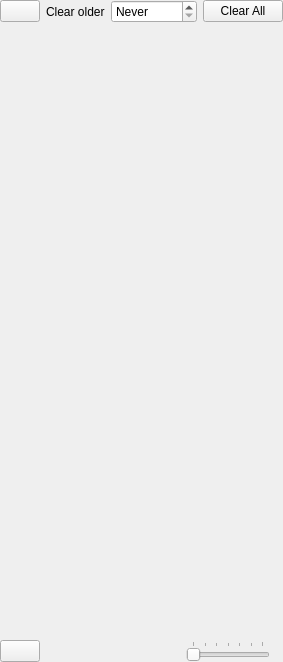
<?xml version="1.0" encoding="UTF-8"?>
<ui version="4.0">
 <class>BandmapWidget</class>
 <widget class="QWidget" name="BandmapWidget">
  <property name="geometry">
   <rect>
    <x>0</x>
    <y>0</y>
    <width>283</width>
    <height>662</height>
   </rect>
  </property>
  <property name="minimumSize">
   <size>
    <width>250</width>
    <height>0</height>
   </size>
  </property>
  <property name="windowTitle">
   <string>Form</string>
  </property>
  <layout class="QVBoxLayout" name="verticalLayout">
   <property name="leftMargin">
    <number>0</number>
   </property>
   <property name="topMargin">
    <number>0</number>
   </property>
   <property name="rightMargin">
    <number>0</number>
   </property>
   <property name="bottomMargin">
    <number>0</number>
   </property>
   <item>
    <widget class="QWidget" name="bottomRow" native="true">
     <layout class="QHBoxLayout" name="bottomRow2">
      <property name="leftMargin">
       <number>0</number>
      </property>
      <property name="topMargin">
       <number>0</number>
      </property>
      <property name="rightMargin">
       <number>0</number>
      </property>
      <property name="bottomMargin">
       <number>0</number>
      </property>
      <item>
       <widget class="QPushButton" name="newBandmapButton">
        <property name="focusPolicy">
         <enum>Qt::ClickFocus</enum>
        </property>
        <property name="toolTip">
         <string>Create an additional Bandmap Window</string>
        </property>
        <property name="text">
         <string notr="true"/>
        </property>
        <property name="icon">
         <iconset resource="../res/icons/icons.qrc">
          <normaloff>:/icons/new-window.svg</normaloff>:/icons/new-window.svg</iconset>
        </property>
       </widget>
      </item>
      <item>
       <spacer name="horizontalSpacer">
        <property name="orientation">
         <enum>Qt::Horizontal</enum>
        </property>
        <property name="sizeHint" stdset="0">
         <size>
          <width>40</width>
          <height>20</height>
         </size>
        </property>
       </spacer>
      </item>
      <item>
       <widget class="QLabel" name="clearSpotOlderLabel">
        <property name="text">
         <string>Clear older</string>
        </property>
       </widget>
      </item>
      <item>
       <widget class="QSpinBox" name="clearSpotOlderSpin">
        <property name="sizePolicy">
         <sizepolicy hsizetype="Minimum" vsizetype="Fixed">
          <horstretch>0</horstretch>
          <verstretch>0</verstretch>
         </sizepolicy>
        </property>
        <property name="focusPolicy">
         <enum>Qt::ClickFocus</enum>
        </property>
        <property name="toolTip">
         <string/>
        </property>
        <property name="specialValueText">
         <string>Never</string>
        </property>
        <property name="suffix">
         <string> min(s)</string>
        </property>
        <property name="maximum">
         <number>9999</number>
        </property>
       </widget>
      </item>
      <item>
       <widget class="QPushButton" name="clearAllButton">
        <property name="focusPolicy">
         <enum>Qt::ClickFocus</enum>
        </property>
        <property name="text">
         <string>Clear All</string>
        </property>
       </widget>
      </item>
     </layout>
    </widget>
   </item>
   <item>
    <widget class="QScrollArea" name="scrollArea">
     <property name="focusPolicy">
      <enum>Qt::ClickFocus</enum>
     </property>
     <property name="frameShape">
      <enum>QFrame::NoFrame</enum>
     </property>
     <property name="frameShadow">
      <enum>QFrame::Plain</enum>
     </property>
     <property name="midLineWidth">
      <number>-3</number>
     </property>
     <property name="widgetResizable">
      <bool>true</bool>
     </property>
     <widget class="QWidget" name="scrollAreaWidgetContents">
      <property name="geometry">
       <rect>
        <x>0</x>
        <y>0</y>
        <width>283</width>
        <height>590</height>
       </rect>
      </property>
      <property name="sizePolicy">
       <sizepolicy hsizetype="Minimum" vsizetype="Minimum">
        <horstretch>0</horstretch>
        <verstretch>0</verstretch>
       </sizepolicy>
      </property>
      <layout class="QVBoxLayout" name="verticalLayout_2">
       <property name="spacing">
        <number>0</number>
       </property>
       <property name="leftMargin">
        <number>0</number>
       </property>
       <property name="topMargin">
        <number>0</number>
       </property>
       <property name="rightMargin">
        <number>0</number>
       </property>
       <property name="bottomMargin">
        <number>0</number>
       </property>
       <item>
        <widget class="QGraphicsView" name="graphicsView">
         <property name="sizePolicy">
          <sizepolicy hsizetype="Minimum" vsizetype="Minimum">
           <horstretch>0</horstretch>
           <verstretch>0</verstretch>
          </sizepolicy>
         </property>
         <property name="focusPolicy">
          <enum>Qt::ClickFocus</enum>
         </property>
         <property name="contextMenuPolicy">
          <enum>Qt::CustomContextMenu</enum>
         </property>
         <property name="styleSheet">
          <string notr="true">QWidget{background: transparent}</string>
         </property>
         <property name="frameShape">
          <enum>QFrame::NoFrame</enum>
         </property>
         <property name="verticalScrollBarPolicy">
          <enum>Qt::ScrollBarAsNeeded</enum>
         </property>
         <property name="horizontalScrollBarPolicy">
          <enum>Qt::ScrollBarAsNeeded</enum>
         </property>
         <property name="sizeAdjustPolicy">
          <enum>QAbstractScrollArea::AdjustIgnored</enum>
         </property>
        </widget>
       </item>
      </layout>
     </widget>
    </widget>
   </item>
   <item>
    <layout class="QHBoxLayout" name="horizontalLayout">
     <item>
      <widget class="QPushButton" name="clearBandButton">
       <property name="focusPolicy">
        <enum>Qt::ClickFocus</enum>
       </property>
       <property name="toolTip">
        <string>Clear the current band</string>
       </property>
       <property name="text">
        <string/>
       </property>
       <property name="icon">
        <iconset resource="../res/icons/icons.qrc">
         <normaloff>:/icons/clear-button.svg</normaloff>:/icons/clear-button.svg</iconset>
       </property>
       <property name="iconSize">
        <size>
         <width>24</width>
         <height>24</height>
        </size>
       </property>
      </widget>
     </item>
     <item>
      <spacer name="horizontalSpacer_4">
       <property name="orientation">
        <enum>Qt::Horizontal</enum>
       </property>
       <property name="sizeHint" stdset="0">
        <size>
         <width>40</width>
         <height>20</height>
        </size>
       </property>
      </spacer>
     </item>
     <item>
      <widget class="QSlider" name="zoomSlider">
       <property name="sizePolicy">
        <sizepolicy hsizetype="Maximum" vsizetype="Fixed">
         <horstretch>0</horstretch>
         <verstretch>0</verstretch>
        </sizepolicy>
       </property>
       <property name="focusPolicy">
        <enum>Qt::ClickFocus</enum>
       </property>
       <property name="minimum">
        <number>0</number>
       </property>
       <property name="maximum">
        <number>6</number>
       </property>
       <property name="pageStep">
        <number>1</number>
       </property>
       <property name="orientation">
        <enum>Qt::Horizontal</enum>
       </property>
       <property name="invertedAppearance">
        <bool>false</bool>
       </property>
       <property name="invertedControls">
        <bool>false</bool>
       </property>
       <property name="tickPosition">
        <enum>QSlider::TicksAbove</enum>
       </property>
      </widget>
     </item>
     <item>
      <widget class="QLabel" name="zoomLabel">
       <property name="sizePolicy">
        <sizepolicy hsizetype="Maximum" vsizetype="Maximum">
         <horstretch>0</horstretch>
         <verstretch>0</verstretch>
        </sizepolicy>
       </property>
       <property name="text">
        <string notr="true"/>
       </property>
       <property name="pixmap">
        <pixmap resource="../res/icons/icons.qrc">:/icons/zoom_in-24px.svg</pixmap>
       </property>
       <property name="textInteractionFlags">
        <set>Qt::NoTextInteraction</set>
       </property>
      </widget>
     </item>
    </layout>
   </item>
  </layout>
 </widget>
 <resources>
  <include location="../res/icons/icons.qrc"/>
 </resources>
 <connections>
  <connection>
   <sender>graphicsView</sender>
   <signal>customContextMenuRequested(QPoint)</signal>
   <receiver>BandmapWidget</receiver>
   <slot>showContextMenu(QPoint)</slot>
   <hints>
    <hint type="sourcelabel">
     <x>225</x>
     <y>297</y>
    </hint>
    <hint type="destinationlabel">
     <x>225</x>
     <y>330</y>
    </hint>
   </hints>
  </connection>
  <connection>
   <sender>clearAllButton</sender>
   <signal>clicked()</signal>
   <receiver>BandmapWidget</receiver>
   <slot>clearSpots()</slot>
   <hints>
    <hint type="sourcelabel">
     <x>149</x>
     <y>617</y>
    </hint>
    <hint type="destinationlabel">
     <x>155</x>
     <y>281</y>
    </hint>
   </hints>
  </connection>
  <connection>
   <sender>newBandmapButton</sender>
   <signal>clicked()</signal>
   <receiver>BandmapWidget</receiver>
   <slot>clickNewBandmapWindow()</slot>
   <hints>
    <hint type="sourcelabel">
     <x>426</x>
     <y>638</y>
    </hint>
    <hint type="destinationlabel">
     <x>225</x>
     <y>330</y>
    </hint>
   </hints>
  </connection>
  <connection>
   <sender>zoomSlider</sender>
   <signal>valueChanged(int)</signal>
   <receiver>BandmapWidget</receiver>
   <slot>setZoom(int)</slot>
   <hints>
    <hint type="sourcelabel">
     <x>377</x>
     <y>612</y>
    </hint>
    <hint type="destinationlabel">
     <x>225</x>
     <y>330</y>
    </hint>
   </hints>
  </connection>
  <connection>
   <sender>clearBandButton</sender>
   <signal>clicked()</signal>
   <receiver>BandmapWidget</receiver>
   <slot>clearWidgetBand()</slot>
   <hints>
    <hint type="sourcelabel">
     <x>14</x>
     <y>613</y>
    </hint>
    <hint type="destinationlabel">
     <x>225</x>
     <y>330</y>
    </hint>
   </hints>
  </connection>
  <connection>
   <sender>clearSpotOlderSpin</sender>
   <signal>valueChanged(int)</signal>
   <receiver>BandmapWidget</receiver>
   <slot>spotAgingChanged(int)</slot>
   <hints>
    <hint type="sourcelabel">
     <x>309</x>
     <y>13</y>
    </hint>
    <hint type="destinationlabel">
     <x>225</x>
     <y>330</y>
    </hint>
   </hints>
  </connection>
 </connections>
 <slots>
  <slot>clearSpots()</slot>
  <slot>spotAgingChanged(int)</slot>
  <slot>showContextMenu(QPoint)</slot>
  <slot>clickNewBandmapWindow()</slot>
  <slot>setZoom(int)</slot>
  <slot>clearWidgetBand()</slot>
 </slots>
</ui>
